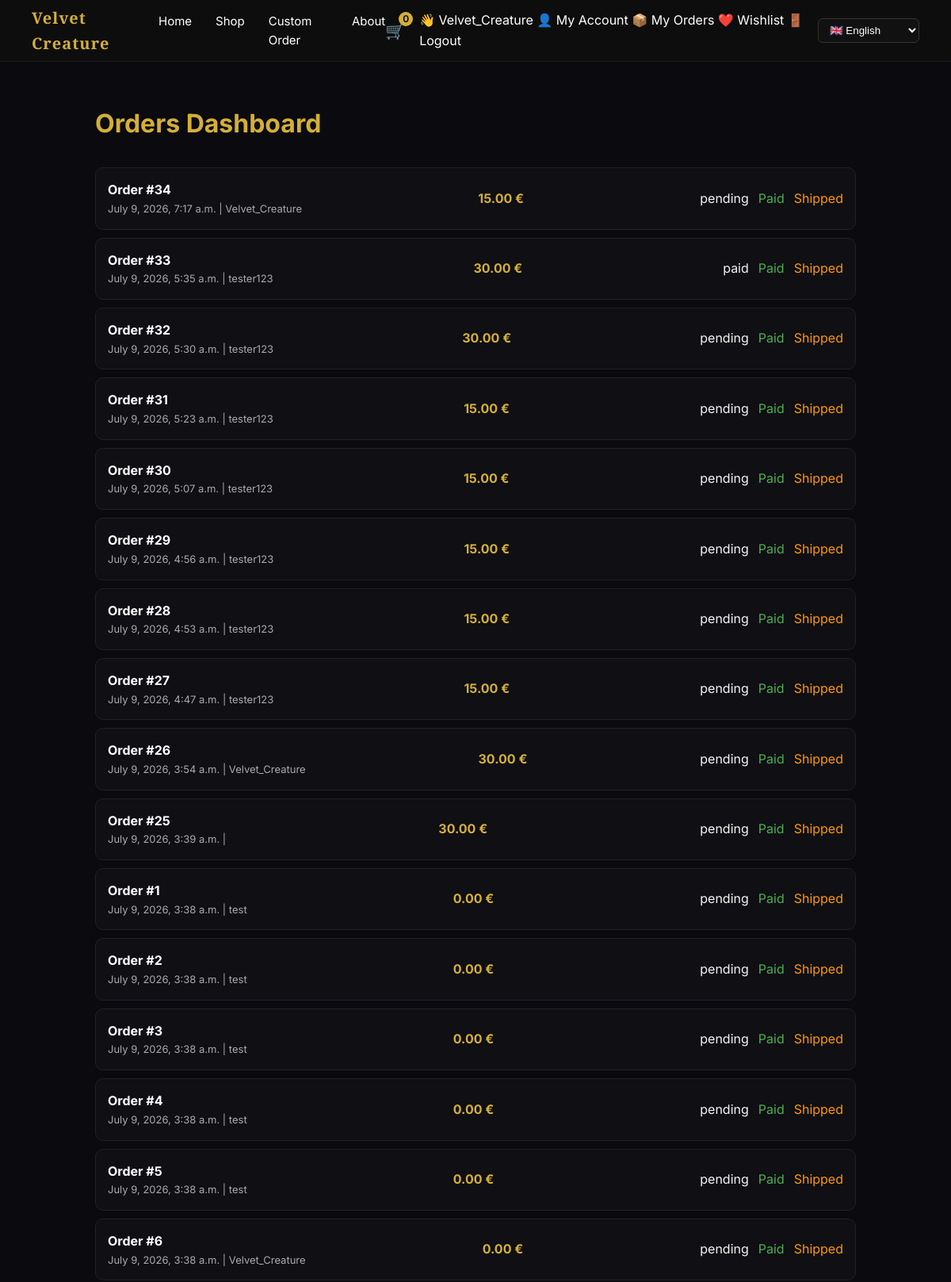
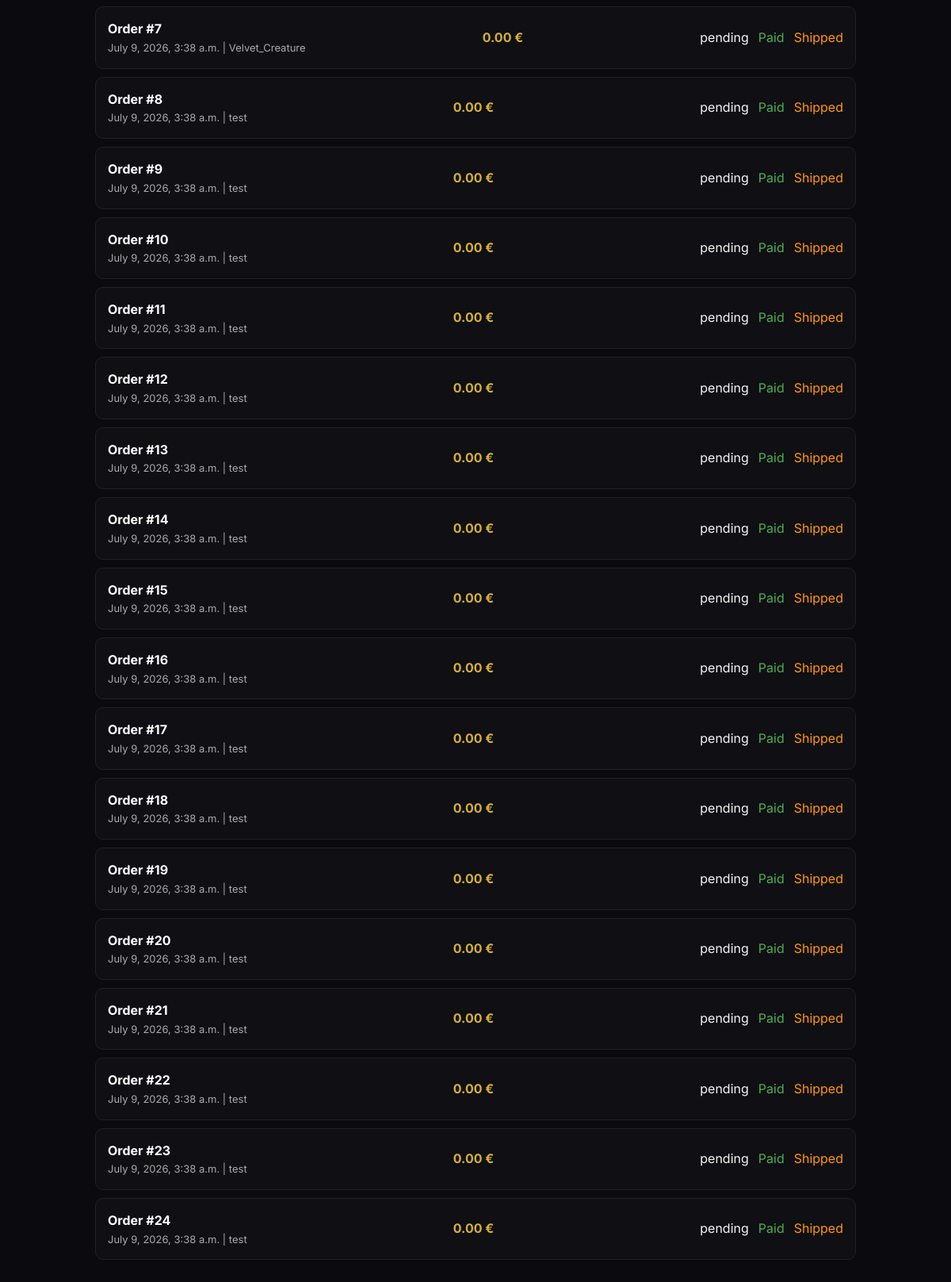
The page /en/orders/admin/ (signed in) on the database its author committed (2 pictures, top to bottom).
### orders/models.py (models this page shows, shortened)
class Order(models.Model):
    STATUS_CHOICES = [
        ("pending", "Pending"),
        ("paid", "Paid"),
        ("shipped", "Shipped"),
        ("delivered", "Delivered"),
    ]
    order_number = models.CharField(
        max_length=20,
        blank=True,
        null=True
)
    user = models.ForeignKey(
        User,
        on_delete=models.SET_NULL,
        null=True,
        blank=True,
        related_name="orders"
    )
    email = models.EmailField(
        blank=True,
        null=True
    )
    first_name = models.CharField(
        max_length=100,
        blank=True
    )
    last_name = models.CharField(
        max_length=100,
        blank=True
    )
    address = models.CharField(
        max_length=255,
        blank=True
    )
    city = models.CharField(
        max_length=100,
        blank=True
    )
    country = models.CharField(
        max_length=100,
        blank=True
    )
    note = models.TextField(
        blank=True
    )
    payment_method = models.CharField(
        max_length=50,
        default="Stripe"
    )
    total_price = models.DecimalField(
        max_digits=10,
        decimal_places=2,
        default=0
    )
    status = models.CharField(
        max_length=20,
        choices=STATUS_CHOICES,
        default="pending"
    )
    created = models.DateTimeField(
        auto_now_add=True
    )
    updated = models.DateTimeField(
        auto_now=True
    )

### orders/views.py (the view)
@staff_member_required
def admin_orders(request):
    orders = Order.objects.all().order_by("-created")
    return render(
        request,
        "orders/admin_orders.html",
        {
            "orders": orders
        }
    )

### cart/context_processors.py (called while the page is built, shortened)
def cart_context(request):
    cart = request.session.get("cart", {})
    count = 0
    items = []
    total = 0
    return {
        "cart_count": count,
        "cart_items": items,
        "cart_total": total
    }

### templates/orders/admin_orders.html (shortened to what this page needs)
{% extends "base.html" %}
{% block content %}
<div class="container" style="max-width:1000px; margin:0 auto; padding:40px 20px;">
    <h1 style="color:#d4af37; margin-bottom:30px;">
        Orders Dashboard
    </h1>
    {% for order in orders %}
        <div style="
            display:flex;
            justify-content:space-between;
            align-items:center;
            padding:15px;
            margin-bottom:10px;
            border:1px solid #222;
            border-radius:10px;
            background:rgba(255,255,255,0.02);
        ">
            <div>
                <a href="{% url 'order_detail' order.id %}" style="text-decoration:none;">
                    <strong style="color:#fff;">
                        Order #{{ order.id }}
                    </strong>
                </a>
                <div style="color:#aaa; font-size:13px;">
                    {{ order.created }} | {{ order.user.username }}
                </div>
            </div>
            <div style="color:#d4af37; font-weight:bold;">
                {{ order.total_price }} €
            </div>
            <div style="display:flex; gap:12px; align-items:center;">
                <span class="status {{ order.status }}">
    {{ order.status }}
                </span>
                <a href="{% url 'mark_paid' order.id %}" style="color:#4caf50;">
                    Paid
                </a>
                <a href="{% url 'mark_shipped' order.id %}" style="color:#ff9800;">
                    Shipped
                </a>
            </div>
        </div>
    {% empty %}
        <p style="color:#aaa;">No orders yet.</p>
    {% endfor %}
</div>
{% endblock %}

### templates/includes/navbar.html (shortened to what this page needs)
{% load i18n %}
<nav class="navbar" id="navbar">
    <a href="{% url 'home' %}" class="logo">
        Velvet Creature
    </a>
    <div class="menu">
        <a href="{% url 'home' %}">
            {% trans "Home" %}
        </a>
        <a href="{% url 'shop' %}">
            {% trans "Shop" %}
        </a>
        <a href="{% url 'custom_order_create' %}">
            {% trans "Custom Order" %}
        </a>
        <a href="#">
            {% trans "About" %}
        </a>
    </div>
    <div class="icons">
        <div class="mini-cart">
            <a href="#"
               class="cart-icon"
               onclick="openCart(); return false;">
                🛒
            </a>
            <span class="cart-count">
                {{ cart_count }}
            </span>
        </div>
        <div class="user-menu">
        {% if user.is_authenticated %}
            <span class="welcome-user">
                👋 {{ user.username }}
            </span>
            <a href="{% url 'profile' %}">
                👤 {% trans "My Account" %}
            </a>
            <a href="{% url 'order_list' %}">
                📦 {% trans "My Orders" %}
            </a>
            <a href="{% url 'wishlist' %}">
                ❤️ {% trans "Wishlist" %}
            </a>
            <a href="{% url 'logout' %}">
                🚪 {% trans "Logout" %}
            </a>
        {% endif %}
        </div>
        <form action="{% url 'set_language' %}"
              method="post"
              class="lang-switch">
            <select name="language"
                    onchange="this.form.submit()">
                <option value="en"
                    {% if LANGUAGE_CODE == "en" %}selected{% endif %}>
                    🇬🇧 English
                </option>
            </select>
        </form>
    </div>
</nav>

### static/css/style.css (style rules this page uses)
*, *::before, *::after { margin: 0; padding: 0; box-sizing: border-box; }
html { scroll-behavior: smooth; }
body { background: #0a0a0f; color: #f5f5f5; font-family: "Inter", sans-serif; line-height: 1.6; overflow-x: hidden; }
a { color: inherit; text-decoration: none; }
.container { width: min(1240px, 92%); margin: 0 auto; }
.navbar { position: fixed; top: 0; left: 0; right: 0; height: 78px; display: flex; justify-content: space-between; align-items: center; padding: 0 40px; background: rgba(10, 10, 15, 0.85); backdrop-filter: blur(18px); border-bottom: 1px solid rgba(255, 255, 255, 0.06); z-index: 999; }
.logo { font-size: 26px; font-weight: 600; color: #d4af37; letter-spacing: 1px; }
.menu { display: flex; gap: 30px; }
.menu a { position: relative; font-size: 15px; transition: 0.3s; }
.menu a::after { content: ""; position: absolute; left: 0; bottom: -6px; width: 0; height: 1px; background: #d4af37; transition: 0.3s; }
.icons { display: flex; align-items: center; gap: 18px; }
.cart-icon { font-size: 20px; }
.lang-switch select { background: #111; color: white; border: 1px solid #333; padding: 6px 10px; border-radius: 6px; }
.mini-cart { position:relative; }
.cart-count { position:absolute; top:-8px; right:-10px; background:#d4af37; color:black; width:18px; height:18px; font-size:12px; display:flex; align-items:center; justify-content:center; border-radius:50%; font-weight:600; }
.navbar { display: flex; justify-content: space-between; align-items: center; padding: 18px 40px; background: #0d0d0d; color: white; }
.logo { font-weight: bold; font-size: 20px; }
select { background: #1a1a1a; color: white; border: 1px solid #333; padding: 5px; }
.logo, .hero h1, .section-title, .shop-title { font-family: "Playfair Display", serif; }
body { font-family: "Inter", sans-serif; }

### rows shown on the page
Order: id "34", created "July 9, 2026, 7:17 a.m.", user.username "Velvet_Creature", total_price "15.00", status "pending"
Order: id "33", created "July 9, 2026, 5:35 a.m.", user.username "tester123", total_price "30.00", status "paid"
Order: id "32", created "July 9, 2026, 5:30 a.m.", user.username "tester123", total_price "30.00", status "pending"
Order: id "31", created "July 9, 2026, 5:23 a.m.", user.username "tester123", total_price "15.00", status "pending"
Order: id "30", created "July 9, 2026, 5:07 a.m.", user.username "tester123", total_price "15.00", status "pending"
Order: id "29", created "July 9, 2026, 4:56 a.m.", user.username "tester123", total_price "15.00", status "pending"
Order: id "28", created "July 9, 2026, 4:53 a.m.", user.username "tester123", total_price "15.00", status "pending"
Order: id "27", created "July 9, 2026, 4:47 a.m.", user.username "tester123", total_price "15.00", status "pending"
Order: id "26", created "July 9, 2026, 3:54 a.m.", user.username "Velvet_Creature", total_price "30.00", status "pending"
Order: id "25", created "July 9, 2026, 3:39 a.m.", total_price "30.00", status "pending"
Order: id "1", created "July 9, 2026, 3:38 a.m.", user.username "test", total_price "0.00", status "pending"
Order: id "2", created "July 9, 2026, 3:38 a.m.", user.username "test", total_price "0.00", status "pending"
Order: id "3", created "July 9, 2026, 3:38 a.m.", user.username "test", total_price "0.00", status "pending"
Order: id "4", created "July 9, 2026, 3:38 a.m.", user.username "test", total_price "0.00", status "pending"
Order: id "5", created "July 9, 2026, 3:38 a.m.", user.username "test", total_price "0.00", status "pending"
Order: id "6", created "July 9, 2026, 3:38 a.m.", user.username "Velvet_Creature", total_price "0.00", status "pending"
Order: id "7", created "July 9, 2026, 3:38 a.m.", user.username "Velvet_Creature", total_price "0.00", status "pending"
Order: id "8", created "July 9, 2026, 3:38 a.m.", user.username "test", total_price "0.00", status "pending"
Order: id "9", created "July 9, 2026, 3:38 a.m.", user.username "test", total_price "0.00", status "pending"
Order: id "10", created "July 9, 2026, 3:38 a.m.", user.username "test", total_price "0.00", status "pending"
Order: id "11", created "July 9, 2026, 3:38 a.m.", user.username "test", total_price "0.00", status "pending"
Order: id "12", created "July 9, 2026, 3:38 a.m.", user.username "test", total_price "0.00", status "pending"
Order: id "13", created "July 9, 2026, 3:38 a.m.", user.username "test", total_price "0.00", status "pending"
Order: id "14", created "July 9, 2026, 3:38 a.m.", user.username "test", total_price "0.00", status "pending"
Order: id "15", created "July 9, 2026, 3:38 a.m.", user.username "test", total_price "0.00", status "pending"
Order: id "16", created "July 9, 2026, 3:38 a.m.", user.username "test", total_price "0.00", status "pending"
Order: id "17", created "July 9, 2026, 3:38 a.m.", user.username "test", total_price "0.00", status "pending"
Order: id "18", created "July 9, 2026, 3:38 a.m.", user.username "test", total_price "0.00", status "pending"
Order: id "19", created "July 9, 2026, 3:38 a.m.", user.username "test", total_price "0.00", status "pending"
Order: id "20", created "July 9, 2026, 3:38 a.m.", user.username "test", total_price "0.00", status "pending"
Order: id "21", created "July 9, 2026, 3:38 a.m.", user.username "test", total_price "0.00", status "pending"
Order: id "22", created "July 9, 2026, 3:38 a.m.", user.username "test", total_price "0.00", status "pending"
Order: id "23", created "July 9, 2026, 3:38 a.m.", user.username "test", total_price "0.00", status "pending"
Order: id "24", created "July 9, 2026, 3:38 a.m.", user.username "test", total_price "0.00", status "pending"

### other values the page prints
{{ cart_count }} "0"
{{ user.username }} "Velvet_Creature"
